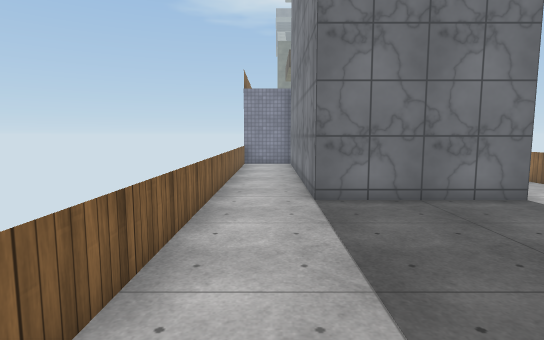
View 1 (above)

13 first-person views from a walk through a scene from a Unity 3-D project. The camera is 1.5 m above the floor, tilts 6° down and sees 80° across. The floor is counted in squares, 1 m on a side. Each view is taken from the middle of a square. On the plan, view 1 faces up. The plan holds only what a view shows up to about 15 squares ahead; the rest is blank. The place goes on beyond the plan. The player is left out. Surface patterns are stand-ins for the level's own textures.

View 2
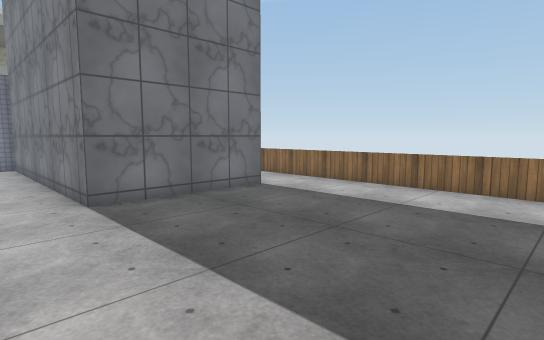

View 3
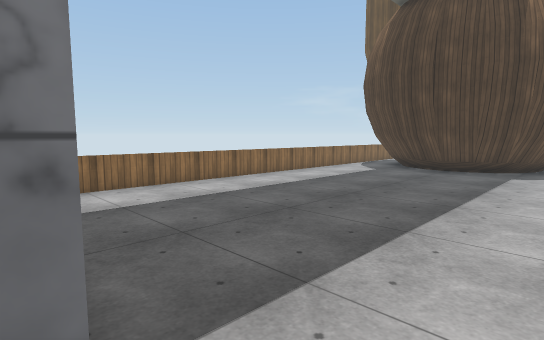

View 4
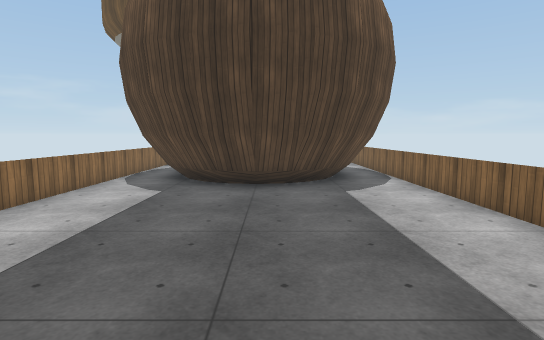

View 5
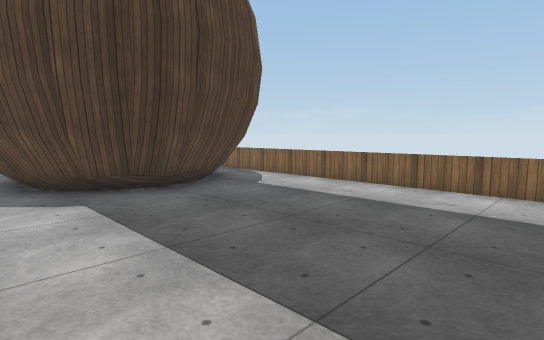

View 6
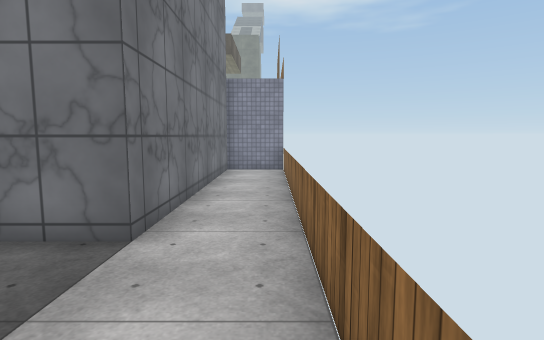

View 7
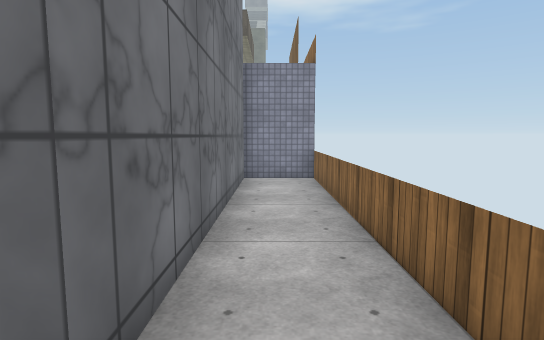

View 8
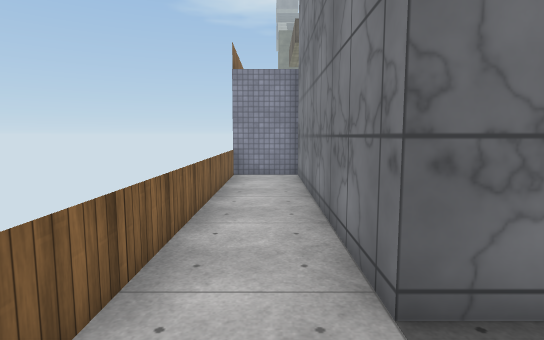

View 9
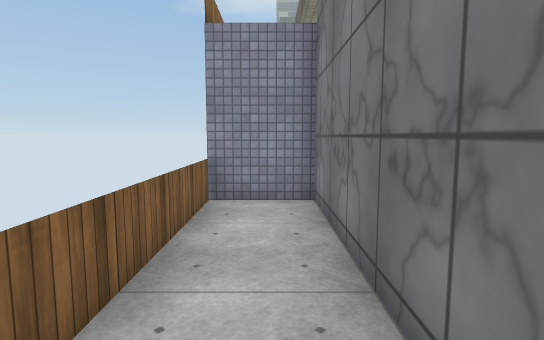

View 10
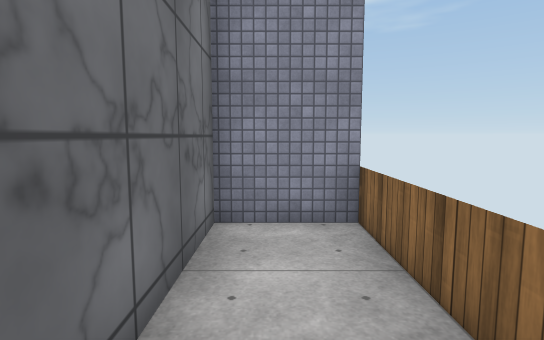

View 11
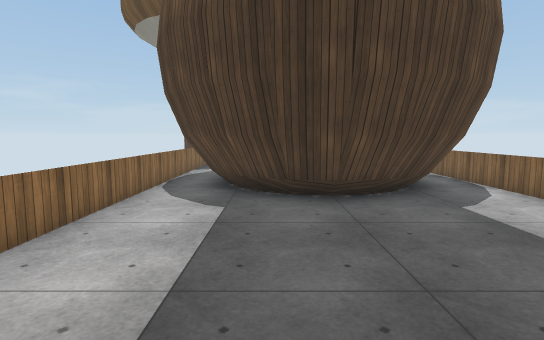

View 12
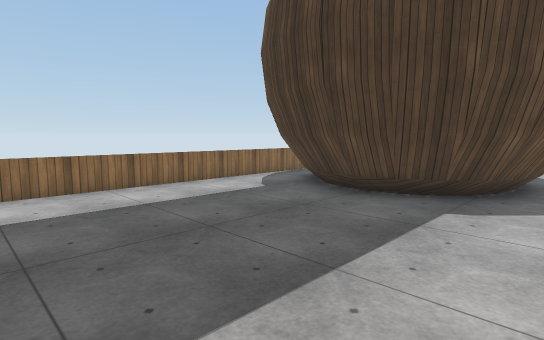

View 13
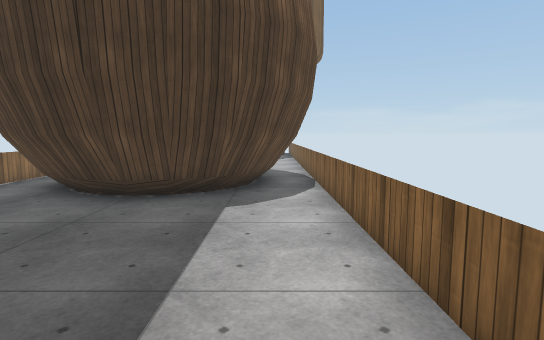

### Floor plan
Points are (right, up) in squares from view 1. A wall is a line through its corners. A room is listed if a view was taken in it or the views show most of it. See-through windows are left out.
Room 1 (views 1, 2, 3, 4, 5, 6, 7, 8, 9, 10, 11, 12, 13)
walls: (4.7, -6.1) (5.9, -6.8); (2.2, -6.3) (3.6, -6.1); (0.1, -7.6) (0.9, -6.7) (2.2, -6.1) (3.6, -5.8) (4.8, -6) (5.8, -6.6) (7, -7.7) (7.5, -8.8); (6.8, -7.8) (7.3, -8.9); (-0.4, -8.7) (0.2, -7.5); (-0.3, -8.8) (0.3, -7.7) (1.1, -6.9); (-0.7, -8.7) (0, -7.4) (0.9, -6.6) (2.3, -5.8) (3.4, -5.6) (4.8, -5.9) (6.1, -6.5) (7, -7.4) (7.6, -8.7); (8.5, 17.5) (6, 17.5) (6, 7.5) (1, 7.5) (1, 17.5) (-1.5, 17.5)
low walls: (3.6, -6.1) (4.8, -6.3); (3.4, -6.2) (4.6, -6.4) (5.8, -7); (3.6, -6.5) (4.6, -6.6) (5.6, -7.1); (1.1, -6.9) (2.2, -6.3); (5.7, -6.8) (6.8, -7.8); (5.6, -7) (6.5, -7.9); (6.5, -7.7) (7.1, -8.8); (-0.1, -8.9) (0.5, -7.8) (1.2, -7.1) (2.3, -6.5) (3.6, -6.3); (8.5, -9.5) (8.5, 17.5); (-1.5, 17.5) (-1.5, -9.5)

Where each view was taken, in squares from view 1:
view 1: 0 up, 0 right, facing up
view 2: 0 up, 1 left, facing up-right
view 3: 8 up, 1 left, facing down-right
view 4: 3 up, 3 right, facing down
view 5: 2 up, 8 right, facing down-left
view 6: 3 up, 8 right, facing up
view 7: 6 up, 7 right, facing up
view 8: 5 up, 0 right, facing up
view 9: 10 up, 0 right, facing up
view 10: 12 up, 7 right, facing up
view 11: 1 up, 5 right, facing down
view 12: 1 up, 1 left, facing down-right
view 13: 1 up, 0 right, facing down
